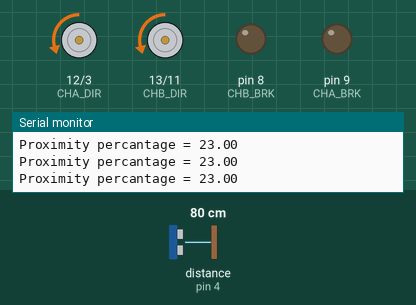
Bench run of a sketch on a simulated Arduino Uno, built with avr-gcc and run on an emulated ATmega328P. On the bench: direction and speed pins drawn as motors (green arrow = direction pin HIGH = forward, orange = LOW = backward, longer = more drive), output pins drawn as LEDs (lit = HIGH), the last lines printed to the serial monitor. Wiring (inferred from the names in the program): ultrasonic range finder: trigger pin 4; echo pin 4. The inputs (shaded band) are chosen by the test bench; at power-on: distance to the obstacle (sensor on pin 4) 80 cm. The echo pulse lasts 58.3 µs per cm; random numbers use the default seed unless the sketch sets one.

Above: at 1.2 s.
1.3 s: distance to the obstacle (sensor on pin 4) set to 2 cm
At 1.53 s:
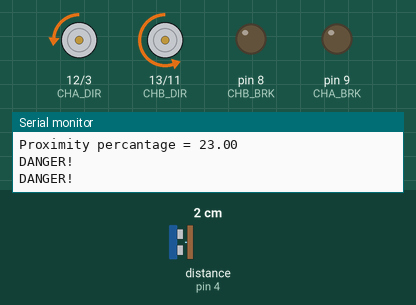
4.3 s: distance to the obstacle (sensor on pin 4) set to 120 cm
5.8 s: distance to the obstacle (sensor on pin 4) set to 103 cm
7.3 s: distance to the obstacle (sensor on pin 4) set to 94 cm
At 8.5 s:
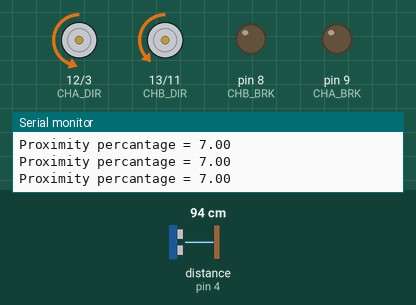
8.8 s: distance to the obstacle (sensor on pin 4) set to 18 cm
At 9.7 s:
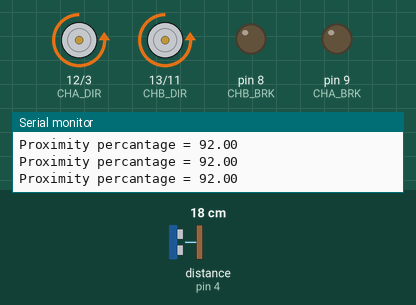
10.4 s: distance to the obstacle (sensor on pin 4) set to 250 cm
At 11.5 s:
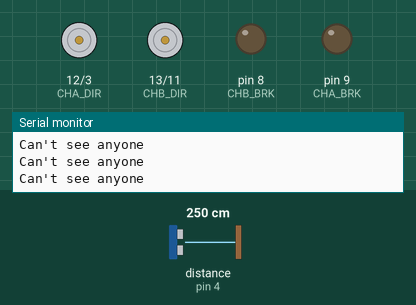
Timing chart, 0 to 12.9 s (numbered marks = the images above; inputs shaded):
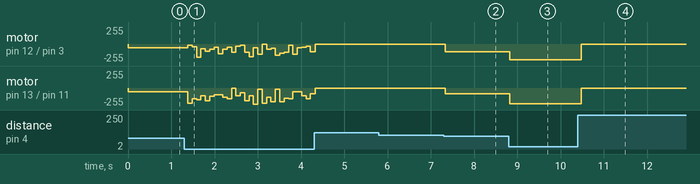

Measured:
- after the input at 7.3 s, motor on pin 12 (CHA_DIR) / pin 3 (CHA_PWM): stopped → backward 116/255 at once; motor on pin 13 (CHB_DIR) / pin 11 (CHB_PWM): stopped → backward 84/255 at once
- after the input at 8.8 s, motor on pin 12 (CHA_DIR) / pin 3 (CHA_PWM): backward 116/255 → backward 237/255 at once, → backward 234/255 0.10 s later; motor on pin 13 (CHB_DIR) / pin 11 (CHB_PWM): backward 84/255 → backward 237/255 at once, → backward 234/255 0.10 s later
- after the input at 10.4 s, motor on pin 12 (CHA_DIR) / pin 3 (CHA_PWM), motor on pin 13 (CHB_DIR) / pin 11 (CHB_PWM): backward 234/255 → stopped after 0.08 s

The sketch:

Personal_space_movement.ino
```cpp
#include "PersonalSpace.cpp"
#define READ_DELAY 100 //Delay between readings in milliseconds

#define CHB_DIR 13
#define CHB_PWM 11
#define CHB_BRK 8
#define CHB_SNS A1

#define CHA_DIR 12
#define CHA_PWM 3
#define CHA_BRK 9
#define CHA_SNS A0


PersonalSpace personalSpace;

void init_motor() {
  // initialize the PWM pins
  pinMode(CHB_PWM, OUTPUT);
  digitalWrite(CHB_PWM, LOW);
  // initialize the PWM pins
  pinMode(CHA_PWM, OUTPUT);
  digitalWrite(CHA_PWM, LOW);

  pinMode(CHA_DIR, OUTPUT);
  pinMode(CHA_BRK, OUTPUT);
  digitalWrite(CHA_DIR, LOW);
  digitalWrite(CHA_BRK, LOW);
  pinMode(CHB_DIR, OUTPUT);
  pinMode(CHB_BRK, OUTPUT);
  digitalWrite(CHB_DIR, LOW);
  digitalWrite(CHB_BRK, LOW);

  Serial.println( "initializing motor" );
}
void setup()
{
  //Start the serial connection
  Serial.begin(9600);
   init_motor();
}

void loop()
{

  personalSpace.measure_distance();

  // this ensures that the robot only reacts within the sight range
  if (personalSpace.isInRange()) {

    if (personalSpace.isInDangerDistance()) {
      // here you will trigger the shutdown system
      Serial.println("DANGER!");
      analogWrite(CHB_PWM, random(0,255));
      analogWrite(CHA_PWM, random(0,255));
    }
    else {
      Serial.print("Proximity percantage = ");
      float perc = personalSpace.getProximityPercentage();
      Serial.println(perc);
      analogWrite(CHB_PWM, map(perc,0,100,0,255));
      analogWrite(CHA_PWM, map(perc,0,100,0,255));
      //This shows the range in percentage from 0 to 100% within the range untill the DANGER range
    }


  } else {
    Serial.println("Can't see anyone");
    //Range above the defined sight range
     analogWrite(CHB_PWM, 0);
      analogWrite(CHA_PWM, 0);
  }

  //Delay before the next reading
  delay(READ_DELAY);
}
```

PersonalSpace.cpp
```cpp
#include "Arduino.h"
#define PING_PIN 4 //Use digital pin 4 for the range finder
#define MAX_DEPTH_SIGHT 100 // the distance in cm it can "see"
#define DANGER_DISTANCE 10 // the danger distance in cm it can "see"

//D4 is connected to STG
//5V is connected to VCC
//GND is connected to GND
//NC is not used

class PersonalSpace {

    long cm;

  public:

    PersonalSpace() {}

    void measure_distance() {
      //Set Ping Pin to OUTPUT mode
      pinMode(PING_PIN, OUTPUT);
      //Send a HIGH signal for 5 microseconds
      digitalWrite(PING_PIN, HIGH);
      delayMicroseconds(5);
      digitalWrite(PING_PIN, LOW);

      //Now read back the distance as a time value (microseconds) using the same pin
      pinMode(PING_PIN, INPUT);
      long duration = pulseIn(PING_PIN, HIGH);

      //Convert the time into a distance
      cm  = microsecondsToCentimeters(duration);
    }

    bool isInRange() {
      return cm < MAX_DEPTH_SIGHT;
    }

    bool isInDangerDistance() {
      return cm < DANGER_DISTANCE;
    }

    int getProximityPercentage()
    {
      return map(cm,DANGER_DISTANCE,MAX_DEPTH_SIGHT,100,0);
      //Defines the sight range untill the DANGER range from 0 to 100%
    }

    long getTheDistance()
    {
      return cm;
    }

    long microsecondsToCentimeters(long microseconds)
    {
      //The speed of sound is 340 m/s or 29 microseconds per centimeter
      //The ping travels twice the distance, there and back and so divide by 58
      return microseconds / 58;
    }
};
```
